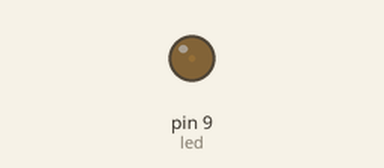
Simulated run of this sketch. Board: Arduino Uno, built with avr-gcc and run on an emulated ATmega328P. On the bench: output pins drawn as LEDs (lit = HIGH).

Above: at 0.05 s.
At 1.15 s:
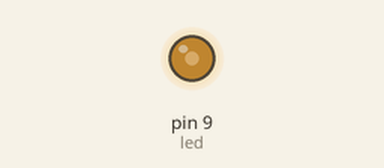
At 2.3 s:
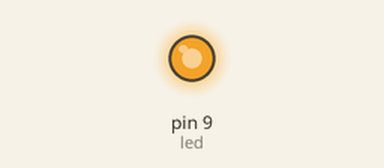
At 4.6 s:
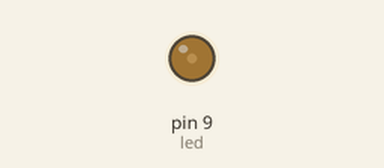
Timing chart, 0 to 6.7 s (numbered marks = the images above):
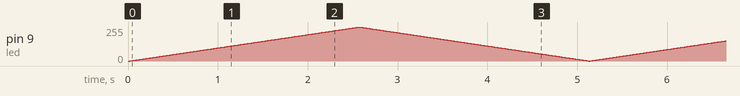

The sketch:

PWM.ino
```cpp
int led = 9;
int brightness = 0;
int fadeAmount = 1;
unsigned long prevTime = 0;

void setup() {
  pinMode(led, OUTPUT);
}

void loop() {
  unsigned long now = millis();

  if (now - prevTime >= 10) {
    prevTime = now;

    analogWrite(led, brightness);
    brightness += fadeAmount;

    if (brightness <= 0 || brightness >= 255) {
      fadeAmount = -fadeAmount;
    }
  }
}
```
